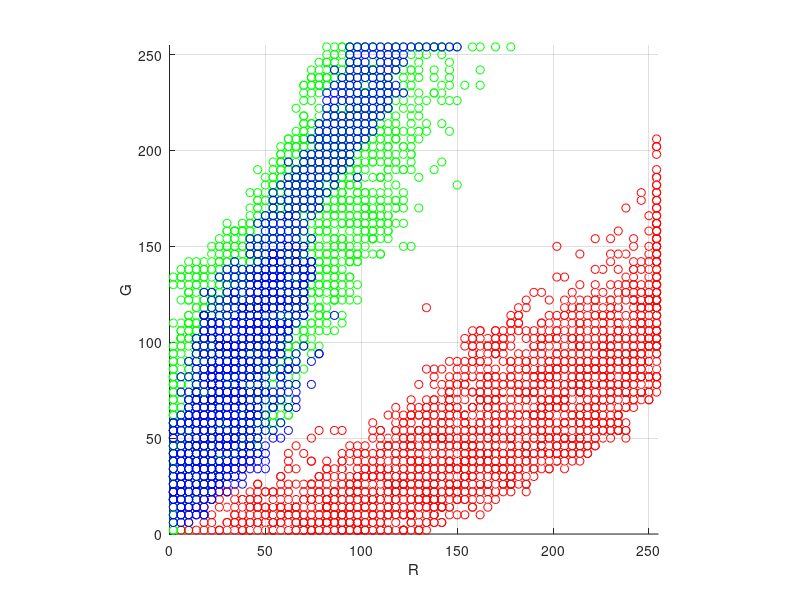

Here is the MATLAB script that generated this plot: (Note: this script raises an error after producing the figure.)
load('data-trunc.mat')
figure(10)
[az, el] = view;
cla;
hold on
axis equal
scatter3(green(:,3), green(:,2), green(:,1), 'g')
scatter3(red(:,3), red(:,2), red(:,1),'r')
scatter3(blue(:,3), blue(:,2), blue(:,1), 'b')
xlim([0 255])
ylim([0 255])
zlim([0 255])
xlabel('R')
ylabel('G')
zlabel('B')
grid on

ax = gca;
ax.XTick = 0:64:256;
ax.YTick = 0:64:256;
ax.ZTick = 0:64:256;

g = [0 255; 0 255];
b = [0 0; 255 255];


dirs = [
	{[-1 0.65 0.65]', 'r'};
	{[-1.3 1 0]', 'g'};
	{[0.01 1 -1.3]', 'g'};
    {[-0.5 -0.65 0.65]', 'b'};
]';
for dir=dirs
	[dir, col] = dir{:}
	r1 = -(dir(2)*g + dir(3)*b) / dir(1);
	s = surf(r1, g, b, 'FaceColor', col, 'FaceAlpha', 0.4);
	center = [128 128 128]';
	c_plane = center - dir*(dir'*center);
	
	q = quiver3(c_plane(1), c_plane(2), c_plane(3),...
		    64*dir(1), 64*dir(2), 64*dir(3),...
			col);
	q.LineWidth = 2;
	q.MaxHeadSize = 8;
	
	fprintf('%.2fr + %.2fg + %.2fb > 0\n', dir(1), dir(2), dir(3))

end

view(az, el)
